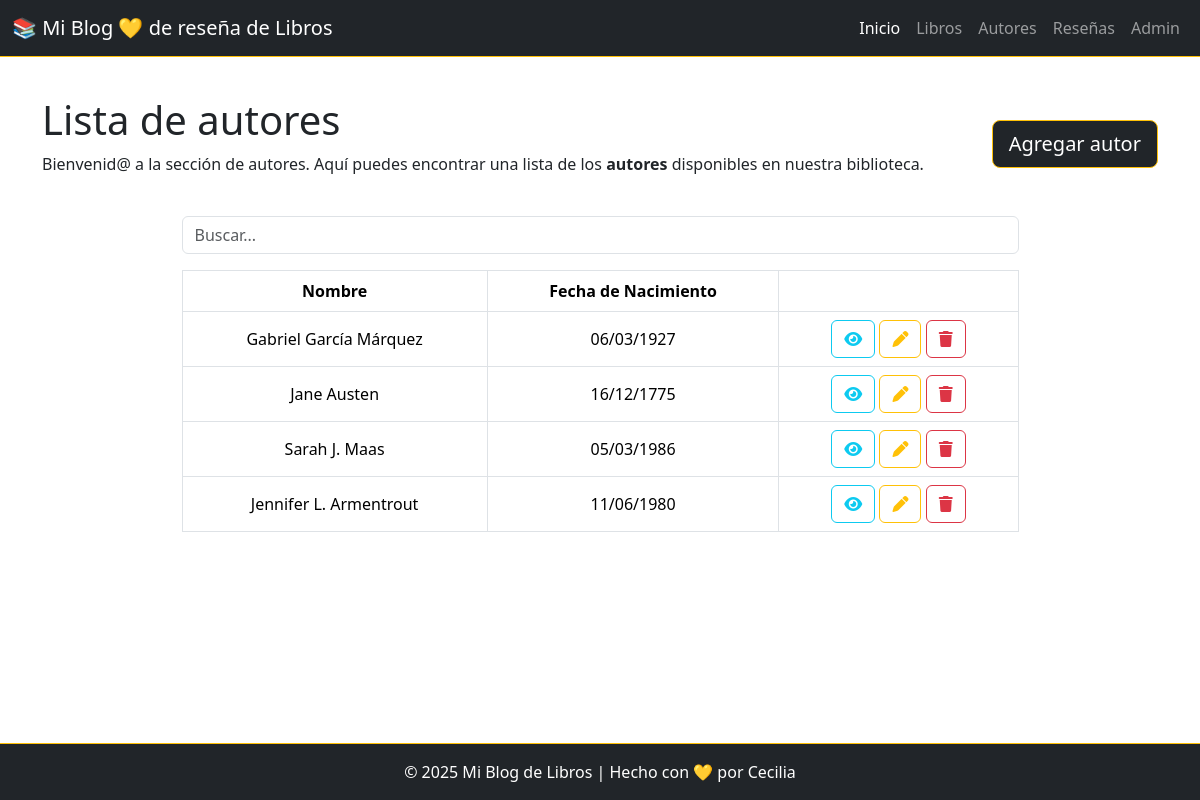
Before: /libros/autores/ with the older database file.
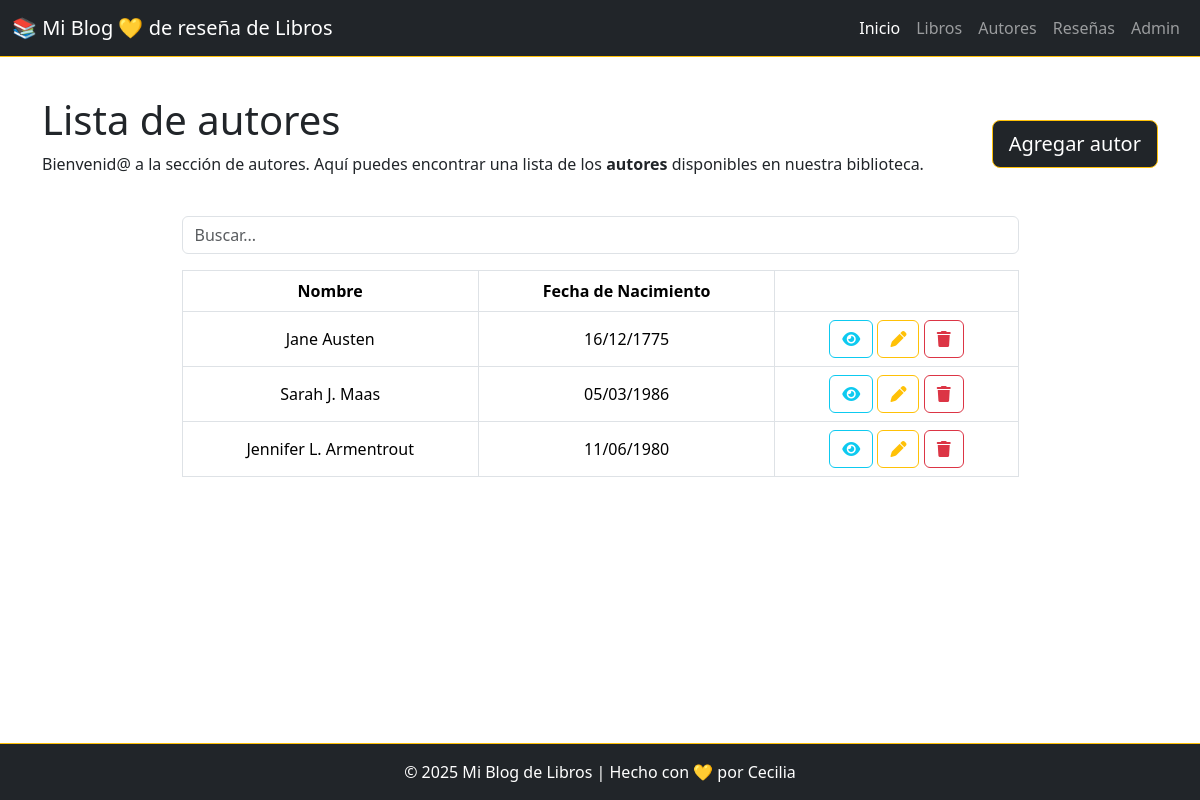
After: the same page with the newer database file.
### libros/models.py (models this page shows, shortened)
class AutorLibro(models.Model):
    nombre = models.CharField(max_length=100)
    biografia = models.TextField(blank=True)
    fecha_nacimiento = models.DateField(blank=True, null=True)

### libros/views.py (the view)
# urls.py: path('autores/', views.AutoresListView.as_view(), name='post_autores'),
class AutoresListView(ListView):
    model = AutorLibro
    template_name = 'libros/autores.html'
    context_object_name = 'autores'
    def get_queryset(self):
        queryset = super().get_queryset()
        busqueda = self.request.GET.get('busqueda', None)
        if busqueda:
            queryset = queryset.filter(nombre__icontains=busqueda)
        return queryset

### libros/templates/libros/autores.html (shortened to what this page needs)
{% extends "libros/base.html" %}
{% block content %}
<div class="d-flex justify-content-between mb-4">
    <div>
        <h1>Lista de autores</h1>
        <p>
            Bienvenid@ a la sección de autores. Aquí puedes encontrar una lista de los <b>autores</b> disponibles en nuestra
            biblioteca.
        </p>
    </div>
    <div class="mt-4">
        <a href="{% url 'libros:autores_create' %}" class="btn btn-dark btn-lg border border-1 border-warning">Agregar autor</a>
    </div>
</div>
<form action="{% url 'libros:post_autores' %}" method="get">
    <input type="text" name="busquedaAutor" placeholder="Buscar..." type="submit" class="form-control mb-3 w-75 mx-auto">
</form>
<table class="table table-bordered w-75 mx-auto">
    <thead>
        <tr>
            <th class="align-middle text-center">Nombre</th>
            <th class="align-middle text-center">Fecha de Nacimiento</th>
            <th></th>
        </tr>
    </thead>
    <tbody>
        {% for autor in autores %}
        <tr>
            <td class="align-middle text-center">{{ autor.nombre }}</td>
            <td class="align-middle text-center">{{ autor.fecha_nacimiento|date:"d/m/Y" }}</td>
            <td class="align-middle text-center">
                <a class="btn btn-outline-info" href="{% url 'libros:autores_detail' autor.id %}"><i class="fa fa-eye"></i></a>
                <a class="btn btn-outline-warning" href="{% url 'libros:autores_update' autor.id %}"><i class="fa fa-pen"></i></a>
                <a class="btn btn-outline-danger" href="{% url 'libros:autores_delete' autor.id %}"><i class="fa fa-trash"></i></a>
            </td>
        </tr>
        {% empty %}
        <tr>
            <td colspan="3">No hay autores disponibles.</td>
        </tr>
        {% endfor %}
    </tbody>
</table>
{% endblock %}

Changed rows visible on the page:
removed AutorLibro: nombre "Gabriel García Márquez", fecha_nacimiento "06/03/1927"
